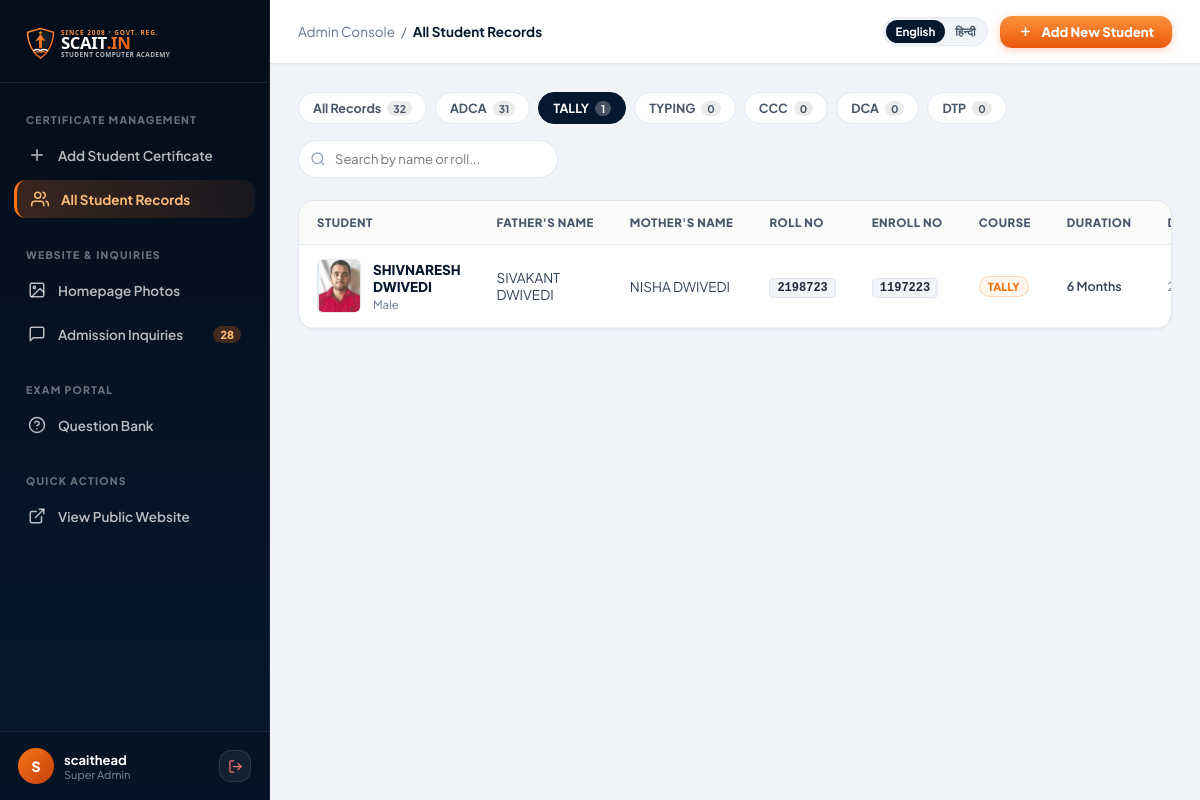
/admin-user-all.php?course=TALLY (signed in), run on an earlier commit of the app's database.
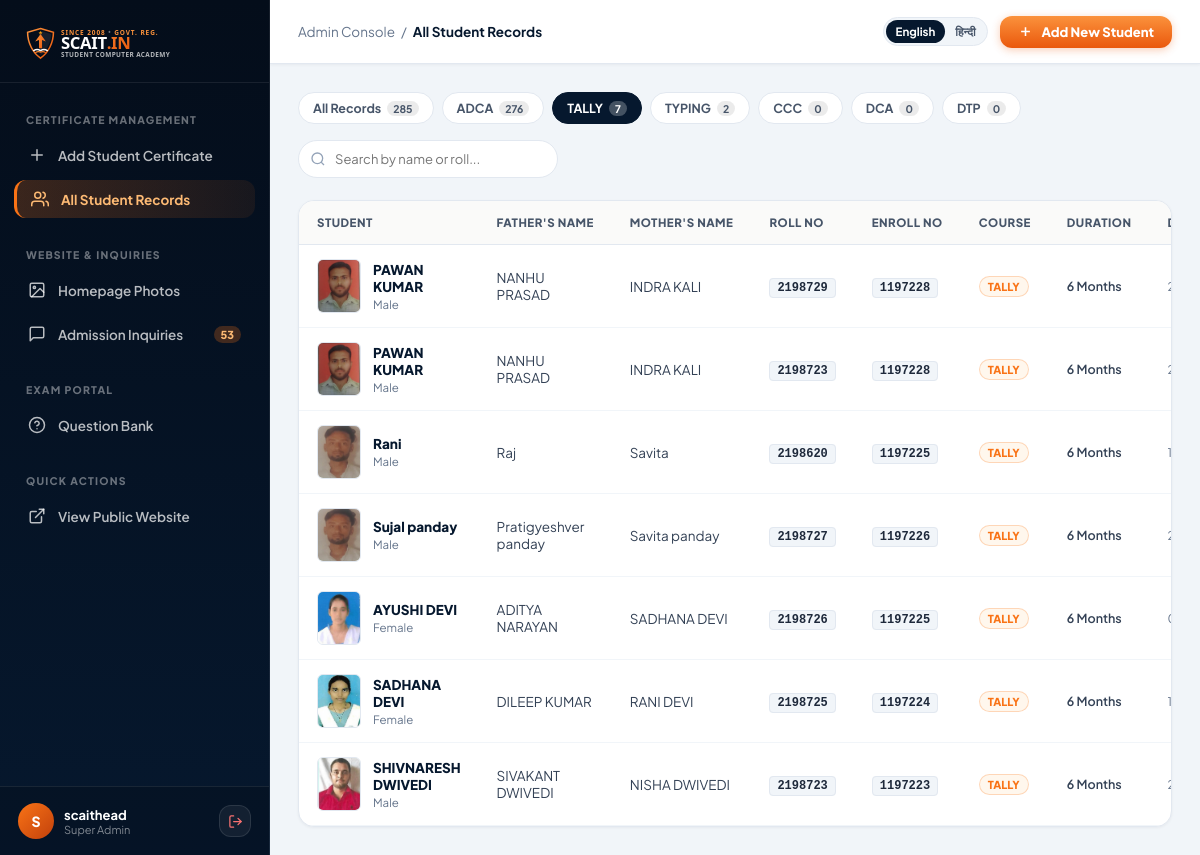
And on a later commit of the database.
### tables this page shows
CREATE TABLE `s_cer_det` (
  `id` int(255) NOT NULL AUTO_INCREMENT,
  `name` varchar(255) DEFAULT NULL,
  `fname` varchar(255) DEFAULT NULL,
  `mname` varchar(255) DEFAULT NULL,
  `enroll` varchar(255) DEFAULT NULL,
  `roll` varchar(255) DEFAULT NULL,
  `dob` varchar(255) DEFAULT NULL,
  `course` varchar(255) DEFAULT NULL,
  `duration` varchar(255) DEFAULT NULL,
  `gender` varchar(255) DEFAULT NULL,
  `photo` varchar(255) DEFAULT NULL,
  `session` varchar(50) DEFAULT NULL,
  `grade` varchar(20) DEFAULT 'A',
  `percentage` varchar(20) DEFAULT NULL,
  `issue_date` varchar(50) DEFAULT NULL,
  `subjects_json` longtext DEFAULT NULL,
  PRIMARY KEY (`id`)
);

### admin-user-all.php (the view, shortened to what this page needs)
<?php
require_once('connection.php');
$logged_user = htmlspecialchars($_SESSION['user']);
$filter_course = isset($_GET['course']) ? trim($_GET['course']) : '';
if ($filter_course !== '') {
    $stmt = mysqli_prepare($con, "SELECT * FROM s_cer_det WHERE course = ? ORDER BY id DESC");
    mysqli_stmt_bind_param($stmt, "s", $filter_course);
    mysqli_stmt_execute($stmt);
    $result = mysqli_stmt_get_result($stmt);
} else {
    $result = mysqli_query($con, "SELECT * FROM s_cer_det ORDER BY id DESC");
}
$courses = ['ADCA', 'TALLY', 'TYPING', 'CCC', 'DCA', 'DTP'];
$course_counts = [];
$tot_res = mysqli_query($con, "SELECT COUNT(*) as c FROM s_cer_det");
$total_all = $tot_res ? mysqli_fetch_assoc($tot_res)['c'] : 0;
foreach ($courses as $c) {
    $c_stmt = mysqli_prepare($con, "SELECT COUNT(*) as c FROM s_cer_det WHERE course = ?");
    mysqli_stmt_bind_param($c_stmt, "s", $c);
    mysqli_stmt_execute($c_stmt);
    $c_res = mysqli_stmt_get_result($c_stmt);
    $course_counts[$c] = $c_res ? mysqli_fetch_assoc($c_res)['c'] : 0;
}
$inq_res = mysqli_query($con, "SELECT COUNT(*) as c FROM s_adm");
$total_inquiries = $inq_res ? mysqli_fetch_assoc($inq_res)['c'] : 0;
?>
<!DOCTYPE html>
<html lang="en">
<head>
</head>
<body>
    <aside class="admin-sidebar" id="adminSidebar">
        <div class="sidebar-brand">
            <a href="index.php" style="display:flex; align-items:center; gap:12px; text-decoration:none;">
                <img src="images/logo-light.svg" alt="SCAIT Academy" onerror="this.src='images/logo.png'">
            </a>
        </div>
        <nav class="sidebar-nav">
            <span class="sidebar-heading" data-en="Certificate Management" data-hi="सर्टिफिकेट प्रबंधन">Certificate Management</span>
            <a href="admin-user-add.php" class="sidebar-link">
                <span class="icon">
                    <svg viewBox="0 0 24 24" fill="none" stroke="currentColor" stroke-width="2" stroke-linecap="round" stroke-linejoin="round"><path d="M12 5v14M5 12h14"/></svg>
                </span>
                <span data-en="Add Student Certificate" data-hi="छात्र सर्टिफिकेट जोड़ें">Add Student Certificate</span>
            </a>
            <a href="admin-user-all.php" class="sidebar-link active">
                <span class="icon">
                    <svg viewBox="0 0 24 24" fill="none" stroke="currentColor" stroke-width="2" stroke-linecap="round" stroke-linejoin="round"><path d="M17 21v-2a4 4 0 0 0-4-4H5a4 4 0 0 0-4 4v2"/><circle cx="9" cy="7" r="4"/><path d="M23 21v-2a4 4 0 0 0-3-3.87"/><path d="M16 3.13a4 4 0 0 1 0 7.75"/></svg>
                </span>
                <span data-en="All Student Records" data-hi="सभी छात्र रिकॉर्ड">All Student Records</span>
            </a>
            <span class="sidebar-heading" style="margin-top:14px;" data-en="Website & Inquiries" data-hi="वेबसाइट एवं पूछताछ">Website & Inquiries</span>
            <a href="admin-gallery.php" class="sidebar-link">
                <span class="icon">
                    <svg viewBox="0 0 24 24" fill="none" stroke="currentColor" stroke-width="2" stroke-linecap="round" stroke-linejoin="round"><rect x="3" y="3" width="18" height="18" rx="2" ry="2"/><circle cx="8.5" cy="8.5" r="1.5"/><polyline points="21 15 16 10 5 21"/></svg>
                </span>
                <span data-en="Homepage Photos" data-hi="होमपेज फोटो">Homepage Photos</span>
            </a>
            <a href="admin-inquiries.php" class="sidebar-link">
                <span class="icon">
                    <svg viewBox="0 0 24 24" fill="none" stroke="currentColor" stroke-width="2" stroke-linecap="round" stroke-linejoin="round"><path d="M21 15a2 2 0 0 1-2 2H7l-4 4V5a2 2 0 0 1 2-2h14a2 2 0 0 1 2 2z"/></svg>
                </span>
                <span data-en="Admission Inquiries" data-hi="प्रवेश पूछताछ">Admission Inquiries</span>
                <span style="margin-left:auto; background:rgba(249,115,22,0.25); color:#fdba74; font-size:11px; font-weight:800; padding:2px 7px; border-radius:999px;"><?= $total_inquiries ?></span>
            </a>
            <span class="sidebar-heading" style="margin-top:14px;" data-en="Exam Portal" data-hi="परीक्षा पोर्टल">Exam Portal</span>
            <a href="add_question.php" class="sidebar-link">
                <span class="icon">
                    <svg viewBox="0 0 24 24" fill="none" stroke="currentColor" stroke-width="2" stroke-linecap="round" stroke-linejoin="round"><circle cx="12" cy="12" r="10"/><path d="M9.09 9a3 3 0 0 1 5.83 1c0 2-3 3-3 3"/><line x1="12" y1="17" x2="12.01" y2="17"/></svg>
                </span>
                <span data-en="Question Bank" data-hi="प्रश्न बैंक">Question Bank</span>
            </a>
            <span class="sidebar-heading" style="margin-top:14px;" data-en="Quick Actions" data-hi="त्वरित विकल्प">Quick Actions</span>
            <a href="index.php" target="_blank" class="sidebar-link">
                <span class="icon">
                    <svg viewBox="0 0 24 24" fill="none" stroke="currentColor" stroke-width="2" stroke-linecap="round" stroke-linejoin="round"><path d="M18 13v6a2 2 0 0 1-2 2H5a2 2 0 0 1-2-2V8a2 2 0 0 1 2-2h6"/><polyline points="15 3 21 3 21 9"/><line x1="10" y1="14" x2="21" y2="3"/></svg>
                </span>
                <span data-en="View Public Website" data-hi="मुख्य वेबसाइट देखें">View Public Website</span>
            </a>
        </nav>
        <div class="sidebar-user">
            <div class="user-info">
                <div class="user-avatar"><?= strtoupper(substr($logged_user, 0, 1)) ?></div>
                <div class="user-meta">
                    <div class="user-name"><?= $logged_user ?></div>
                    <div class="user-role" data-en="Super Admin" data-hi="सुपर एडमिन">Super Admin</div>
                </div>
            </div>
            <a href="logout.php" class="btn-logout-icon" title="Logout" aria-label="Logout">
                <svg width="15" height="15" viewBox="0 0 24 24" fill="none" stroke="currentColor" stroke-width="2" stroke-linecap="round" stroke-linejoin="round"><path d="M9 21H5a2 2 0 0 1-2-2V5a2 2 0 0 1 2-2h4"/><polyline points="16 17 21 12 16 7"/><line x1="21" y1="12" x2="9" y2="12"/></svg>
            </a>
        </div>
    </aside>
    <main class="admin-main">
        <header class="admin-topbar">
            <div class="topbar-left">
                <div class="breadcrumb-text">
                    <span data-en="Admin Console" data-hi="एडमिन कंसोल">Admin Console</span>
                    <span>/</span>
                    <strong data-en="All Student Records" data-hi="सभी छात्र रिकॉर्ड">All Student Records</strong>
                </div>
            </div>
            <div class="topbar-right">
                <div class="lang-pill" aria-label="Language Switcher">
                    <button type="button" id="admLangEn" class="active" onclick="setAdminLang('en')">English</button>
                    <button type="button" id="admLangHi" onclick="setAdminLang('hi')">हिन्दी</button>
                </div>
                <a href="admin-user-add.php" class="btn-add-primary">
                    <svg width="15" height="15" viewBox="0 0 24 24" fill="none" stroke="currentColor" stroke-width="2.5"><path d="M12 5v14M5 12h14"/></svg>
                    <span data-en="Add New Student" data-hi="नया छात्र जोड़ें">Add New Student</span>
                </a>
            </div>
        </header>
        <div class="admin-content">
            <div class="filter-bar">
                <div class="filter-pills">
                    <a href="admin-user-all.php" class="pill-btn <?= ($filter_course === '') ? 'active' : '' ?>">
                        <span data-en="All Records" data-hi="सभी रिकॉर्ड">All Records</span> <span class="pill-count"><?= $total_all ?></span>
                    </a>
                    <?php foreach ($courses as $c): ?>
                        <a href="admin-user-all.php?course=<?= urlencode($c) ?>" class="pill-btn <?= ($filter_course === $c) ? 'active' : '' ?>">
                            <?= $c ?> <span class="pill-count"><?= $course_counts[$c] ?></span>
                        </a>
                    <?php endforeach; ?>
                </div>
                <div class="search-input-wrap">
                    <input type="text" id="recordSearch" class="search-input" placeholder="Search by name or roll..." data-ph-en="Search by name or roll..." data-ph-hi="नाम या रोल नंबर से खोजें..." onkeyup="filterTable()">
                </div>
            </div>
            <div class="table-card">
                <div class="table-responsive">
                    <table class="records-table" id="studentsTable">
                        <thead>
                            <tr>
                                <th data-en="Student" data-hi="छात्र">Student</th>
                                <th data-en="Father's Name" data-hi="पिता का नाम">Father's Name</th>
                                <th data-en="Mother's Name" data-hi="माता का नाम">Mother's Name</th>
                                <th data-en="Roll No" data-hi="रोल नंबर">Roll No</th>
                                <th data-en="Enroll No" data-hi="नामांकन सं.">Enroll No</th>
                                <th data-en="Course" data-hi="कोर्स">Course</th>
                                <th data-en="Duration" data-hi="अवधि">Duration</th>
                                <th data-en="DOB" data-hi="जन्म तिथि">DOB</th>
                            </tr>
                        </thead>
                        <tbody>
                            <?php if ($result && mysqli_num_rows($result) > 0): ?>
                                <?php while ($st = mysqli_fetch_assoc($result)):
                                    $raw_photo = $st['photo'] ?? '';
                                    if (empty($raw_photo)) {
                                        $p_img = 'certificate/pass.png_thump.png';
                                    } elseif (file_exists($raw_photo)) {
                                        $p_img = $raw_photo;
                                    } elseif (file_exists('certificate/' . $raw_photo)) {
                                        $p_img = 'certificate/' . $raw_photo;
                                    } else {
                                        $p_img = $raw_photo;
                                    }
                                ?>
                                    <tr>
                                        <td>
                                            <div class="student-cell">
                                                <img src="<?= htmlspecialchars($p_img) ?>" alt="Photo" class="student-avatar" onerror="this.src='certificate/pass.png_thump.png'">
                                                <div class="student-info">
                                                    <strong class="st-name"><?= htmlspecialchars($st['name']) ?></strong>
                                                    <span><?= htmlspecialchars(ucfirst($st['gender'] ?? 'Student')) ?> <?= !empty($st['session']) ? '· Session ' . htmlspecialchars($st['session']) : '' ?></span>
                                                </div>
                                            </div>
                                        </td>
                                        <td><?= htmlspecialchars($st['fname']) ?></td>
                                        <td><?= htmlspecialchars($st['mname']) ?></td>
                                        <td>
                                            <span class="code-pill st-roll"><?= htmlspecialchars($st['roll']) ?></span>
                                        </td>
                                        <td>
                                            <span class="code-pill"><?= htmlspecialchars($st['enroll']) ?></span>
                                        </td>
                                        <td>
                                            <span class="course-badge"><?= htmlspecialchars($st['course']) ?></span>
                                        </td>
                                        <td style="font-weight:600; font-size:12.5px;"><?= htmlspecialchars($st['duration']) ?></td>
                                        <td style="font-size:12px; color:var(--slate-500);"><?= htmlspecialchars($st['dob']) ?></td>
                                    </tr>
                                <?php endwhile; ?>
                            <?php endif; ?>
                        </tbody>
                    </table>
                </div>
            </div>
        </div>
    </main>
</body>
</html>

What changed in the data, as far as the page shows it:
added s_cer_det: photo (picture), name "PAWAN KUMAR", gender "Male", fname "NANHU PRASAD", mname "INDRA KALI", roll "2198729", enroll "1197228", course "TALLY", duration "6 Months"
added s_cer_det: photo (picture), name "PAWAN KUMAR", gender "Male", fname "NANHU PRASAD", mname "INDRA KALI", roll "2198723", enroll "1197228", course "TALLY", duration "6 Months"
added s_cer_det: photo (picture), name "Rani", gender "Male", fname "Raj", mname "Savita", roll "2198620", enroll "1197225", course "TALLY", duration "6 Months"
added s_cer_det: photo (picture), name "Sujal panday", gender "Male", fname "Pratigyeshver panday", mname "Savita panday", roll "2198727", enroll "1197226", course "TALLY", duration "6 Months"
added s_cer_det: photo (picture), name "AYUSHI DEVI", gender "Female", fname "ADITYA NARAYAN", mname "SADHANA DEVI", roll "2198726", enroll "1197225", course "TALLY", duration "6 Months"
added s_cer_det: photo (picture), name "SADHANA DEVI", gender "Female", fname "DILEEP KUMAR", mname "RANI DEVI", roll "2198725", enroll "1197224", course "TALLY", duration "6 Months"
Also different on the page:
$total_inquiries: "28" → "53"
$total_all: "32" → "285"
new list line: "ADCA 276"
new list line: "TALLY 7"
new list line: "TYPING 2"
list line gone: "ADCA 31"
list line gone: "TALLY 1"
list line gone: "TYPING 0"
